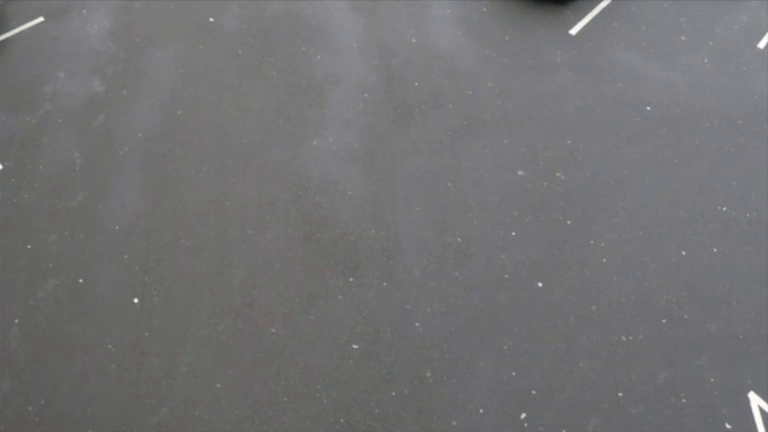
#> input picture frame 37 of traffic.mp4, 768 x 432 px
$ python deteksi_kendaraan.py
#> lines starting #> are read from the running program, lines starting #| are printed output that depends on the picture; after the words box and inside, x2 and y2 are one past the last pixel; in counts of white or black regions, pixels touching at a corner belong together
import cv2
import numpy as np

# 1. Buka video lalu lintas
cap = cv2.VideoCapture('traffic.mp4')

# Baca 2 frame pertama untuk dibandingkan
ret, frame1 = cap.read()
#> frame1 is the input picture: shape (432, 768, 3); mean B, G, R 114.8, 113.7, 114
ret, frame2 = cap.read()

# Status pause
is_paused = False

print("Program berjalan!")
print("Tekan 'SPASI' untuk Pause/Resume video.")
print("Tekan 'ESC' untuk Keluar.")

while cap.isOpened():
    # Jika video habis, kita loop (ulang dari awal)
    if not ret or frame2 is None:
        cap.set(cv2.CAP_PROP_POS_FRAMES, 0)
        ret, frame1 = cap.read()
        ret, frame2 = cap.read()
        continue

    if not is_paused:
        # =========================================================================
        # TAHAP 1: IMAGE SUBTRACTING (Sesuai Materi Slide 03)
        # =========================================================================
        diff = cv2.absdiff(frame1, frame2)

        # =========================================================================
        # TAHAP 2: PENGOLAHAN CITRA BERWARNA (Sesuai Materi Slide 05)
        # =========================================================================
        gray = cv2.cvtColor(diff, cv2.COLOR_BGR2GRAY)
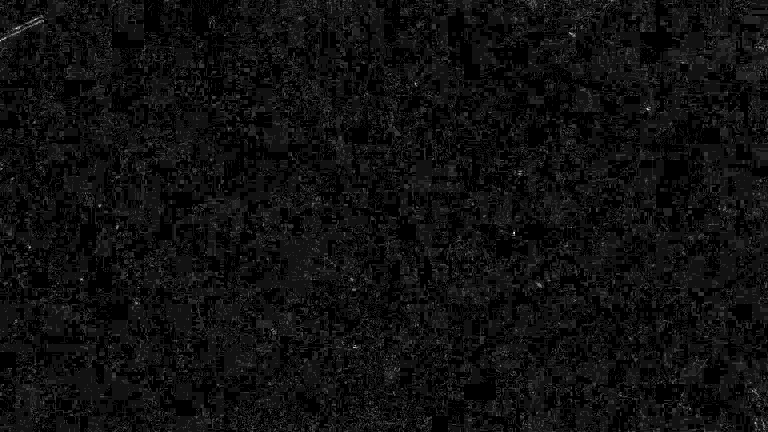
#> gray: shape (432, 768); min 0, max 14, mean 0.846; drawn with min black and max white

        # =========================================================================
        # TAHAP 3: SPATIAL FILTERING & HISTOGRAM (Sesuai Materi Slide 04)
        # =========================================================================
        blur = cv2.GaussianBlur(gray, (5, 5), 0)
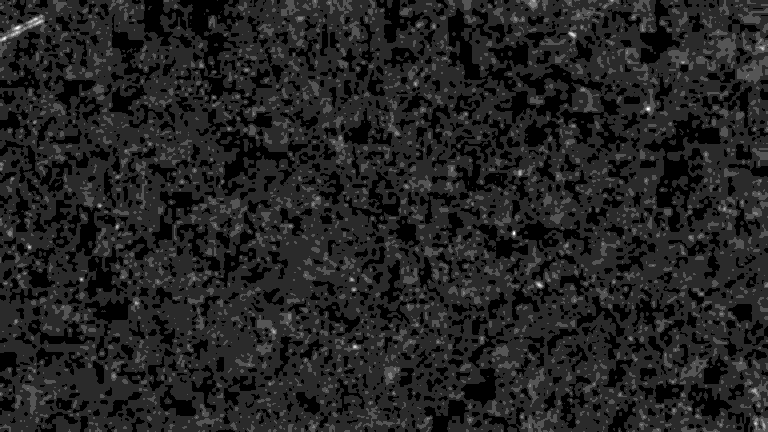
#> blur: shape (432, 768); min 0, max 6, mean 0.83; drawn with min black and max white
        _, thresh = cv2.threshold(blur, 20, 255, cv2.THRESH_BINARY)
#> thresh: shape (432, 768); every value is 0

        # =========================================================================
        # TAHAP 4: MORFOLOGI CITRA (Sesuai Materi Slide 06)
        # =========================================================================
        dilated = cv2.dilate(thresh, None, iterations=3)

        # =========================================================================
        # TAHAP 5: PENGGAMBARAN KOTAK (Bounding Box)
        # =========================================================================
        contours, _ = cv2.findContours(dilated, cv2.RETR_EXTERNAL, cv2.CHAIN_APPROX_SIMPLE)
#> contours = []
        output_frame = frame1.copy()

        for contour in contours:
            # Jika ukuran terlalu kecil, abaikan
            if cv2.contourArea(contour) < 700:
                continue

            (x, y, w, h) = cv2.boundingRect(contour)
            cv2.rectangle(output_frame, (x, y), (x + w, y + h), (0, 255, 0), 2)
            cv2.putText(output_frame, "Kendaraan", (x, y - 10), cv2.FONT_HERSHEY_SIMPLEX, 0.5, (0, 255, 0), 2)
#> this loop made 0 passes

        # =========================================================================
        # TAHAP 6: GABUNGKAN 3 VIDEO MENJADI 1 JENDELA (Agar tidak tumpang tindih)
        # =========================================================================
        # Ubah gambar hitam putih menjadi format BGR agar bisa digabung dengan gambar asli
        thresh_bgr = cv2.cvtColor(thresh, cv2.COLOR_GRAY2BGR)
#> thresh_bgr: shape (432, 768, 3); every value is 0
        dilated_bgr = cv2.cvtColor(dilated, cv2.COLOR_GRAY2BGR)

        # Atur ukuran (resize) masing-masing menjadi 400x300 agar muat di layar laptop
        thresh_resized = cv2.resize(thresh_bgr, (400, 300))
#> thresh_resized: shape (300, 400, 3); every value is 0
        dilated_resized = cv2.resize(dilated_bgr, (400, 300))
        output_resized = cv2.resize(output_frame, (400, 300))
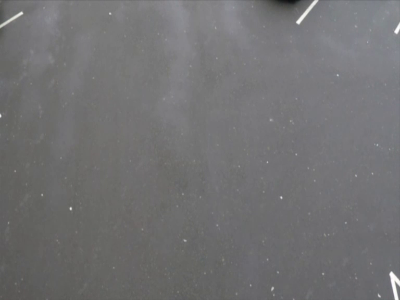
#> output_resized: shape (300, 400, 3); mean B, G, R 114.7, 113.6, 114

        # Berikan teks judul di pojok kiri atas tiap video
        cv2.putText(thresh_resized, "1. Threshold (Slide 04)", (10, 30), cv2.FONT_HERSHEY_SIMPLEX, 0.7, (0, 0, 255), 2)
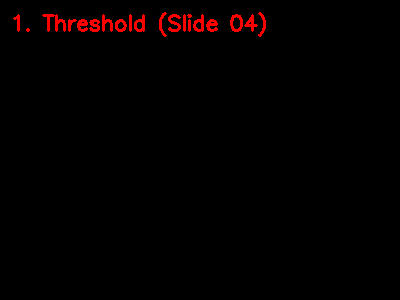
#> thresh_resized: shape (300, 400, 3); mean B, G, R 0, 0, 3.5
        cv2.putText(dilated_resized, "2. Morfologi (Slide 06)", (10, 30), cv2.FONT_HERSHEY_SIMPLEX, 0.7, (0, 0, 255), 2)
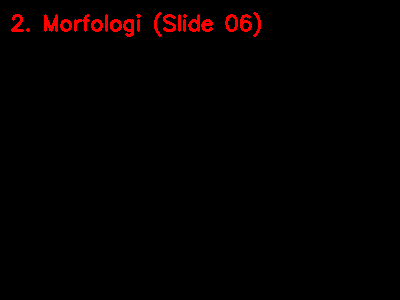
#> dilated_resized: shape (300, 400, 3); mean B, G, R 0, 0, 3.7
        cv2.putText(output_resized, "3. Hasil Deteksi", (10, 30), cv2.FONT_HERSHEY_SIMPLEX, 0.7, (0, 0, 255), 2)
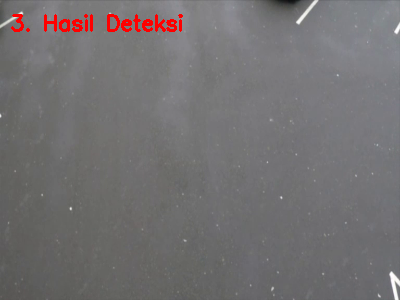
#> output_resized: shape (300, 400, 3); 0.98% of pixels changed, all inside (x1, y1, x2, y2) = (11, 14, 183, 32)

        # Gabungkan secara horizontal (berjejer ke samping)
        combined_video = np.hstack((thresh_resized, dilated_resized, output_resized))
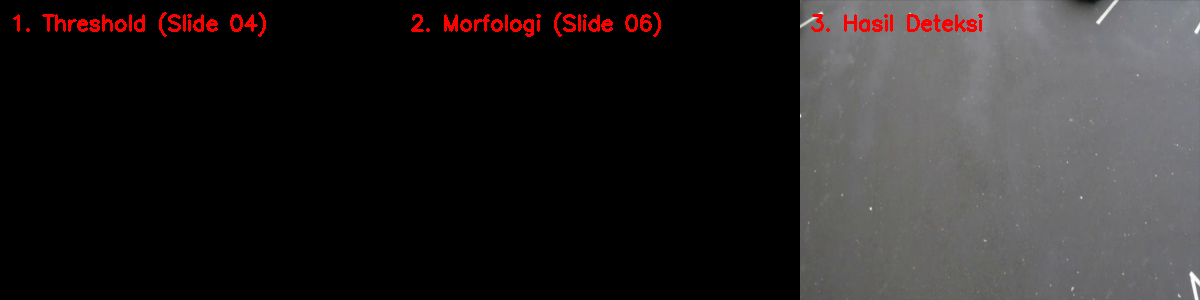
#> combined_video: shape (300, 1200, 3); mean B, G, R 37.8, 37.5, 40.8

        cv2.imshow("PCD - Deteksi Kendaraan (Tekan SPASI untuk Pause)", combined_video)

        # Lanjut ke frame berikutnya
        frame1 = frame2
        ret, frame2 = cap.read()

    # Tangkap tombol yang ditekan keyboard
    key = cv2.waitKey(40) & 0xFF
#> (key Esc is pressed here)

    if key == 27: # 27 adalah kode tombol ESC
        break
    elif key == ord(' '): # Tombol SPASI untuk Pause/Resume
        is_paused = not is_paused

cap.release()
cv2.destroyAllWindows()

$ run again, starting later in the video
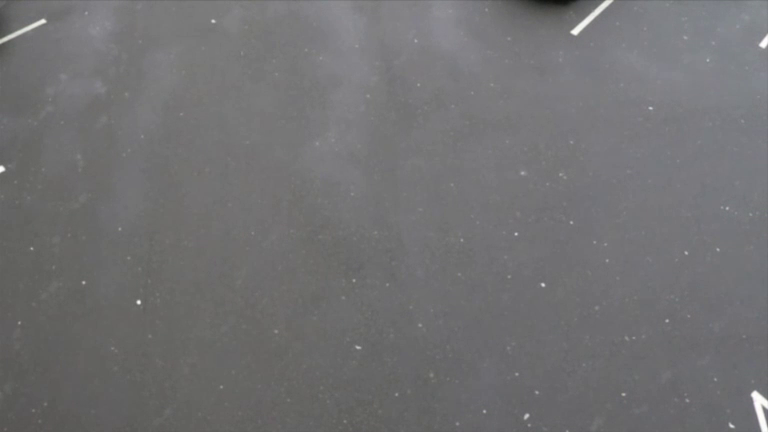
#> input picture frame 169 of traffic.mp4, 768 x 432 px
#> frame1 is the input picture: shape (432, 768, 3); mean B, G, R 114.4, 113.2, 113.6
#> `gray = cv2.cvtColor(diff, cv2.COLOR_BGR2GRAY)`:
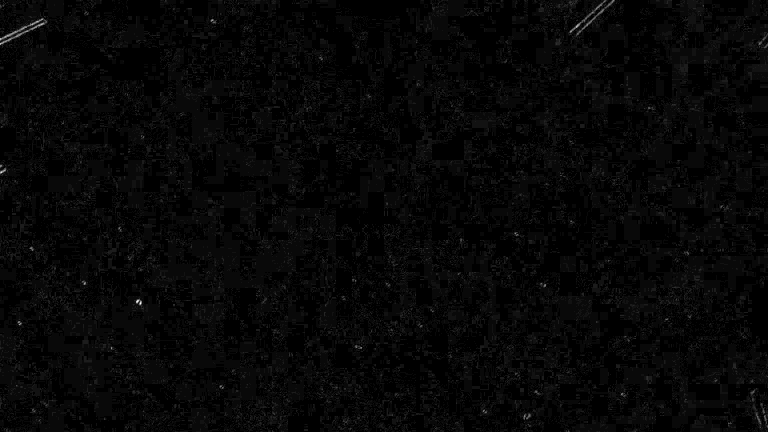
#> gray: shape (432, 768); min 0, max 27, mean 0.7; drawn with min black and max white
#> thresh: shape (432, 768); every value is 0
#> contours = []
#> thresh_bgr: shape (432, 768, 3); every value is 0
#> dilated_resized: shape (300, 400, 3); mean B, G, R 0, 0, 3.7
#> `cv2.putText(output_resized, "3. Hasil Deteksi", (10, 30), cv2.FONT_HER..`:
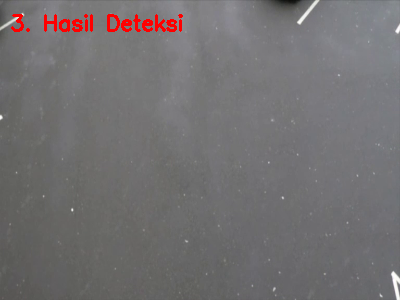
#> output_resized: shape (300, 400, 3); mean B, G, R 113.1, 111.9, 114.8

$ run again, starting later in the video
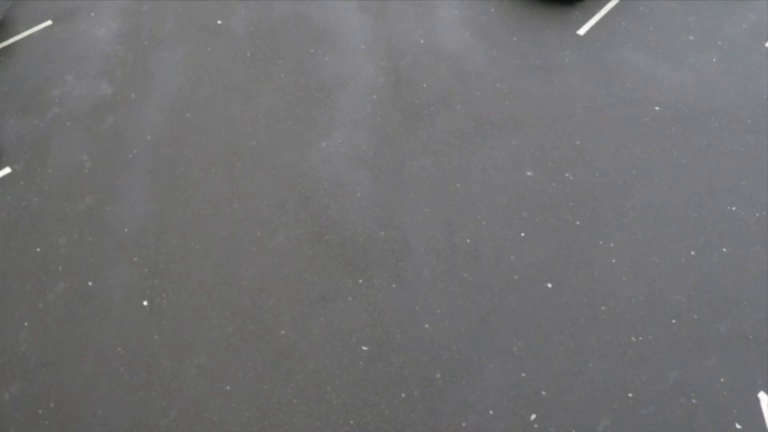
#> input picture frame 301 of traffic.mp4, 768 x 432 px
#> frame1 is the input picture: shape (432, 768, 3); mean B, G, R 114.4, 113.1, 113.4
#> `gray = cv2.cvtColor(diff, cv2.COLOR_BGR2GRAY)`:
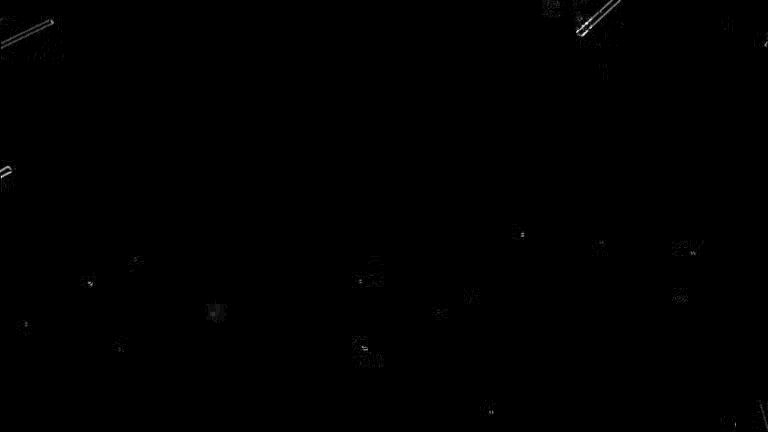
#> gray: shape (432, 768); min 0, max 23, mean 0; drawn with min black and max white
#> thresh: shape (432, 768); every value is 0
#> contours = []
#> thresh_bgr: shape (432, 768, 3); every value is 0
#> dilated_resized: shape (300, 400, 3); mean B, G, R 0, 0, 3.7
#> `cv2.putText(output_resized, "3. Hasil Deteksi", (10, 30), cv2.FONT_HER..`:
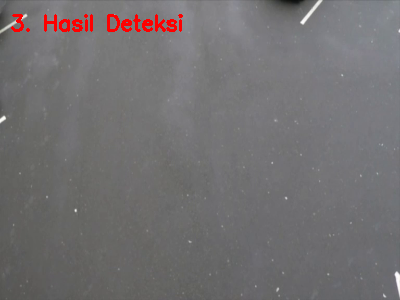
#> output_resized: shape (300, 400, 3); mean B, G, R 113.1, 111.8, 114.6
